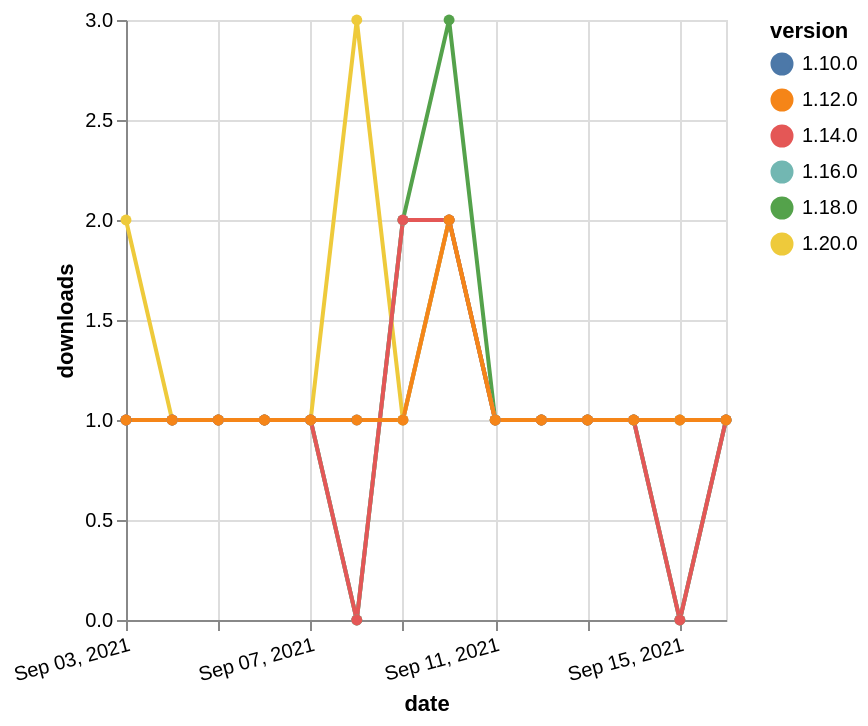

Source (Vega-Lite JSON):
### Vega-Lite specification from a JSON file in a GitHub repository (floating-point values rounded to 4 significant figures)
{"$schema": "https://vega.github.io/schema/vega-lite/v5.json", "description": "A simple bar chart with embedded data.", "data": {"values": [{"date": "2021-09-03", "total": 163, "delta": 1, "version": "1.18.0"}, {"date": "2021-09-04", "total": 164, "delta": 1, "version": "1.18.0"}, {"date": "2021-09-05", "total": 165, "delta": 1, "version": "1.18.0"}, {"date": "2021-09-06", "total": 166, "delta": 1, "version": "1.18.0"}, {"date": "2021-09-07", "total": 167, "delta": 1, "version": "1.18.0"}, {"date": "2021-09-08", "total": 167, "delta": 0, "version": "1.18.0"}, {"date": "2021-09-09", "total": 169, "delta": 2, "version": "1.18.0"}, {"date": "2021-09-10", "total": 172, "delta": 3, "version": "1.18.0"}, {"date": "2021-09-11", "total": 173, "delta": 1, "version": "1.18.0"}, {"date": "2021-09-12", "total": 174, "delta": 1, "version": "1.18.0"}, {"date": "2021-09-13", "total": 175, "delta": 1, "version": "1.18.0"}, {"date": "2021-09-14", "total": 176, "delta": 1, "version": "1.18.0"}, {"date": "2021-09-15", "total": 176, "delta": 0, "version": "1.18.0"}, {"date": "2021-09-16", "total": 177, "delta": 1, "version": "1.18.0"}, {"date": "2021-09-03", "total": 242, "delta": 1, "version": "1.10.0"}, {"date": "2021-09-04", "total": 243, "delta": 1, "version": "1.10.0"}, {"date": "2021-09-05", "total": 244, "delta": 1, "version": "1.10.0"}, {"date": "2021-09-06", "total": 245, "delta": 1, "version": "1.10.0"}, {"date": "2021-09-07", "total": 246, "delta": 1, "version": "1.10.0"}, {"date": "2021-09-08", "total": 247, "delta": 1, "version": "1.10.0"}, {"date": "2021-09-09", "total": 248, "delta": 1, "version": "1.10.0"}, {"date": "2021-09-10", "total": 250, "delta": 2, "version": "1.10.0"}, {"date": "2021-09-11", "total": 251, "delta": 1, "version": "1.10.0"}, {"date": "2021-09-12", "total": 252, "delta": 1, "version": "1.10.0"}, {"date": "2021-09-13", "total": 253, "delta": 1, "version": "1.10.0"}, {"date": "2021-09-14", "total": 254, "delta": 1, "version": "1.10.0"}, {"date": "2021-09-15", "total": 255, "delta": 1, "version": "1.10.0"}, {"date": "2021-09-16", "total": 256, "delta": 1, "version": "1.10.0"}, {"date": "2021-09-03", "total": 112, "delta": 2, "version": "1.20.0"}, {"date": "2021-09-04", "total": 113, "delta": 1, "version": "1.20.0"}, {"date": "2021-09-05", "total": 114, "delta": 1, "version": "1.20.0"}, {"date": "2021-09-06", "total": 115, "delta": 1, "version": "1.20.0"}, {"date": "2021-09-07", "total": 116, "delta": 1, "version": "1.20.0"}, {"date": "2021-09-08", "total": 119, "delta": 3, "version": "1.20.0"}, {"date": "2021-09-09", "total": 120, "delta": 1, "version": "1.20.0"}, {"date": "2021-09-10", "total": 122, "delta": 2, "version": "1.20.0"}, {"date": "2021-09-11", "total": 123, "delta": 1, "version": "1.20.0"}, {"date": "2021-09-12", "total": 124, "delta": 1, "version": "1.20.0"}, {"date": "2021-09-13", "total": 125, "delta": 1, "version": "1.20.0"}, {"date": "2021-09-14", "total": 126, "delta": 1, "version": "1.20.0"}, {"date": "2021-09-15", "total": 127, "delta": 1, "version": "1.20.0"}, {"date": "2021-09-16", "total": 128, "delta": 1, "version": "1.20.0"}, {"date": "2021-09-03", "total": 145, "delta": 1, "version": "1.16.0"}, {"date": "2021-09-04", "total": 146, "delta": 1, "version": "1.16.0"}, {"date": "2021-09-05", "total": 147, "delta": 1, "version": "1.16.0"}, {"date": "2021-09-06", "total": 148, "delta": 1, "version": "1.16.0"}, {"date": "2021-09-07", "total": 149, "delta": 1, "version": "1.16.0"}, {"date": "2021-09-08", "total": 149, "delta": 0, "version": "1.16.0"}, {"date": "2021-09-09", "total": 151, "delta": 2, "version": "1.16.0"}, {"date": "2021-09-10", "total": 153, "delta": 2, "version": "1.16.0"}, {"date": "2021-09-11", "total": 154, "delta": 1, "version": "1.16.0"}, {"date": "2021-09-12", "total": 155, "delta": 1, "version": "1.16.0"}, {"date": "2021-09-13", "total": 156, "delta": 1, "version": "1.16.0"}, {"date": "2021-09-14", "total": 157, "delta": 1, "version": "1.16.0"}, {"date": "2021-09-15", "total": 157, "delta": 0, "version": "1.16.0"}, {"date": "2021-09-16", "total": 158, "delta": 1, "version": "1.16.0"}, {"date": "2021-09-03", "total": 164, "delta": 1, "version": "1.14.0"}, {"date": "2021-09-04", "total": 165, "delta": 1, "version": "1.14.0"}, {"date": "2021-09-05", "total": 166, "delta": 1, "version": "1.14.0"}, {"date": "2021-09-06", "total": 167, "delta": 1, "version": "1.14.0"}, {"date": "2021-09-07", "total": 168, "delta": 1, "version": "1.14.0"}, {"date": "2021-09-08", "total": 168, "delta": 0, "version": "1.14.0"}, {"date": "2021-09-09", "total": 170, "delta": 2, "version": "1.14.0"}, {"date": "2021-09-10", "total": 172, "delta": 2, "version": "1.14.0"}, {"date": "2021-09-11", "total": 173, "delta": 1, "version": "1.14.0"}, {"date": "2021-09-12", "total": 174, "delta": 1, "version": "1.14.0"}, {"date": "2021-09-13", "total": 175, "delta": 1, "version": "1.14.0"}, {"date": "2021-09-14", "total": 176, "delta": 1, "version": "1.14.0"}, {"date": "2021-09-15", "total": 176, "delta": 0, "version": "1.14.0"}, {"date": "2021-09-16", "total": 177, "delta": 1, "version": "1.14.0"}, {"date": "2021-09-03", "total": 299, "delta": 1, "version": "1.12.0"}, {"date": "2021-09-04", "total": 300, "delta": 1, "version": "1.12.0"}, {"date": "2021-09-05", "total": 301, "delta": 1, "version": "1.12.0"}, {"date": "2021-09-06", "total": 302, "delta": 1, "version": "1.12.0"}, {"date": "2021-09-07", "total": 303, "delta": 1, "version": "1.12.0"}, {"date": "2021-09-08", "total": 304, "delta": 1, "version": "1.12.0"}, {"date": "2021-09-09", "total": 305, "delta": 1, "version": "1.12.0"}, {"date": "2021-09-10", "total": 307, "delta": 2, "version": "1.12.0"}, {"date": "2021-09-11", "total": 308, "delta": 1, "version": "1.12.0"}, {"date": "2021-09-12", "total": 309, "delta": 1, "version": "1.12.0"}, {"date": "2021-09-13", "total": 310, "delta": 1, "version": "1.12.0"}, {"date": "2021-09-14", "total": 311, "delta": 1, "version": "1.12.0"}, {"date": "2021-09-15", "total": 312, "delta": 1, "version": "1.12.0"}, {"date": "2021-09-16", "total": 313, "delta": 1, "version": "1.12.0"}]}, "width": "container", "mark": {"type": "line", "point": {"filled": true}}, "encoding": {"x": {"field": "date", "type": "temporal", "timeUnit": "yearmonthdate", "title": "date", "axis": {"labelAngle": -15}}, "y": {"field": "delta", "type": "quantitative", "title": "downloads"}, "color": {"field": "version", "type": "nominal"}, "tooltip": {"field": "delta"}}}
